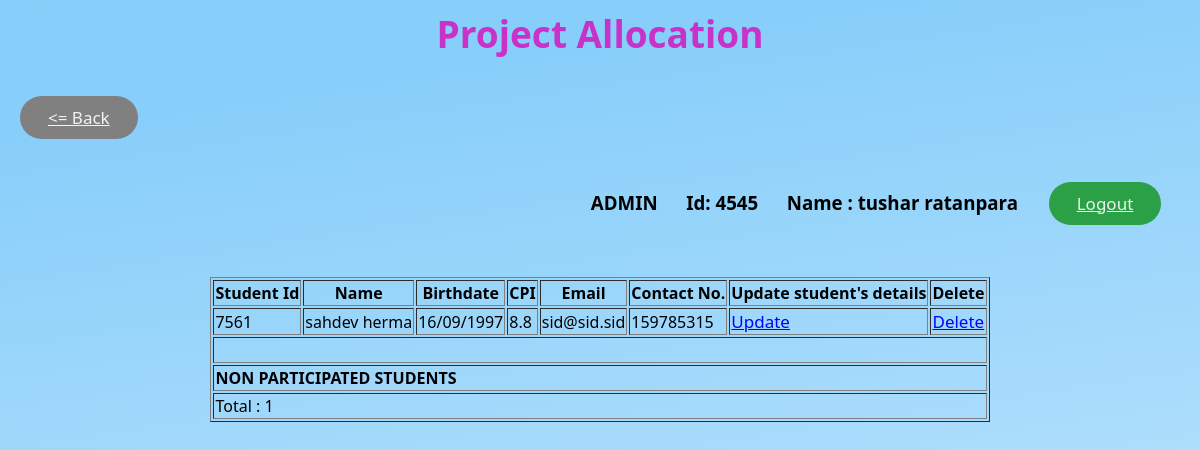
The page /admin/s/non_participated_student.php (signed in) on the database its author committed.
### tables this page shows
CREATE TABLE `students` (
  `student_id` int(6) UNSIGNED NOT NULL,
  `faculty` int(6) NOT NULL,
  `password` varchar(20) DEFAULT NULL,
  `cpi` float NOT NULL,
  `first_name` varchar(15) DEFAULT NULL,
  `last_name` varchar(15) DEFAULT NULL,
  `birthdate` varchar(10) NOT NULL,
  `participate` int(1) DEFAULT NULL,
  `leader` int(6) DEFAULT NULL,
  `allocated` int(1) DEFAULT NULL,
  `email` varchar(35) NOT NULL,
  `contact_no` varchar(13) NOT NULL
);

### admin/s/non_participated_student.php (the view, shortened to what this page needs)
<html>
    <head>
        <link rel="stylesheet" type="text/css" href="../../main.css">
    </head>
    <body>
        <h1 align="center">Project Allocation</h1>
        <h3 align="left"><a href="../student.php" class="back shadow"><= Back</a></h3>
        <h3 align="right"><?php if(isset($_SESSION['admin'])){echo 'ADMIN';}else{echo 'FACULTY';} ?>   &emsp;    Id: <?php echo $_SESSION['faculty']; ?>  &emsp;       Name : <?php echo $_SESSION['faculty_name']; ?>&emsp;<a href="../admin_logout.php" class="log_out shadow">Logout</a>&emsp;</h3>
        <br>
        <form>
            <table align="center" border="1">
                <tr>
                    <th>Student Id</th>
                    <th>Name</th>
                    <th>Birthdate</th>
                    <th>CPI</th>
                    <th>Email</th>
                    <th>Contact No.</th>
                    <th>Update student's details</th>
                    <th>Delete</th>
                </tr>
                <?php
                $count=0;
                    try{
                        $dbhandler=new PDO('mysql:host=127.0.0.1;dbname=project_db','root','');
                        $dbhandler->setAttribute(PDO::ATTR_ERRMODE, PDO::ERRMODE_EXCEPTION);
                        $sql='select * from students where participate=0';
                        $query=$dbhandler->query($sql);
                        while($r=$query->fetch())
                        {
                                echo '<tr>'
                                . '<td>'.$r['student_id'].'</td>'
                                . '<td>'.$r['first_name'].' '.$r['last_name'].'</td>'
                                . '<td>'.$r['birthdate'].'</td>'
                                . '<td>'.$r['cpi'].'</td>'
                                . '<td>'.$r['email'].'</td>'
                                . '<td>'.$r['contact_no'].'</td>'
                                . '<td><a href="update_student.php?id='.$r['student_id'].'">Update</a></td>'
                                . '<td><a href="delete_student_sql.php?id='.$r['student_id'].'">Delete</a></td>'
                                        .'</tr>';
                               $count++;
                        }
                    } catch (Exception $ex) {
                        echo 'hello! There is some error!';
                    }
                    echo '<tr>
                    <td colspan="8"><br></td>
                </tr>
                <tr>
                    <td colspan="8"><b>NON PARTICIPATED STUDENTS</b></td>
                </tr>
                <tr>
                    <td colspan="8">Total : '.$count.'</td>
                </tr>';
                ?>
            </table>
        </form>
    </body>
</html>

### main.css (style rules this page uses)
h1 { color: rgb(200,50,200); font-family: algerian,Segoe UI,Frutiger,Frutiger Linotype,Dejavu Sans; font-size: 37px; }
a { color: blue; font-size: 17px; }
.log_out { display: inline-block; -webkit-box-sizing: border-box; -moz-box-sizing: border-box; box-sizing: border-box; cursor: pointer; margin: 12px; padding: 10px 28px; border: none; -webkit-border-radius: 30px; border-radius: 30px; font-family: Segoe UI,Frutiger,Frutiger Linotype,Dejavu Sans,Helvetica Neue,Arial,sans-serif; font-size: 17px; font-style: normal; font-variant: normal; font-weight: 500; color: rgba(255,255,255,0.9); -o-text-overflow: clip; text-overflow: clip; background: #2ba046; }
.back { display: inline-block; -webkit-box-sizing: border-box; -moz-box-sizing: border-box; box-sizing: border-box; cursor: pointer; margin: 12px; padding: 10px 28px; border: none; -webkit-border-radius: 30px; border-radius: 30px; font-family: Segoe UI,Frutiger,Frutiger Linotype,Dejavu Sans,Helvetica Neue,Arial,sans-serif; font-size: 17px; font-style: normal; font-variant: normal; font-weight: 500; color: rgba(255,255,255,0.9); -o-text-overflow: clip; text-overflow: clip; background: grey; }

### rows shown on the page
students: student_id "7561", first_name "sahdev", last_name "herma", birthdate "16/09/1997", cpi "8.8", email "sid@sid.sid", contact_no "159785315"

### other values the page prints
$_SESSION['faculty'] "4545"
$_SESSION['faculty_name'] "tushar ratanpara"
$count "1"
